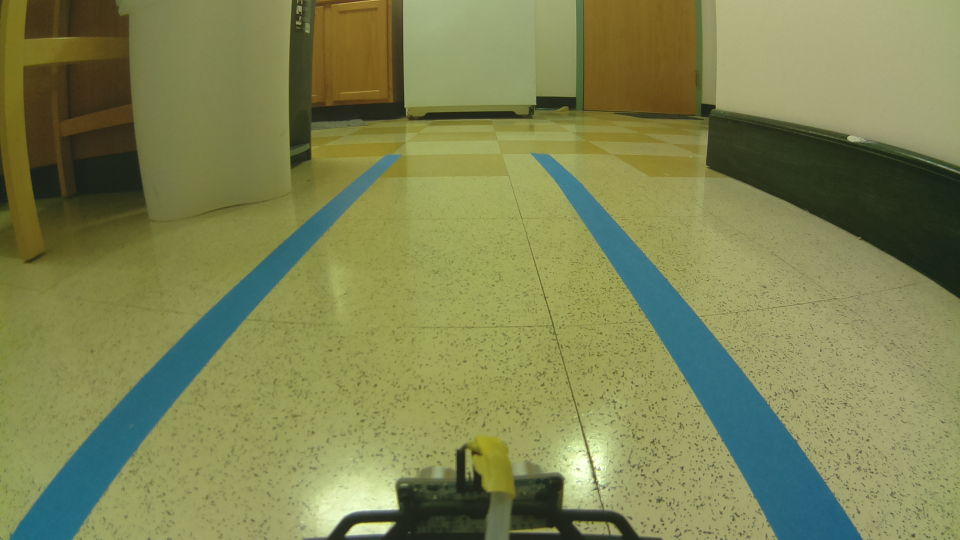
#> input picture LaneDetectorObj/test_images/straightLane.jpg, 1920 x 1080 px, given in place of 192.168.137.210:8081, which was not available (shown at 1/2 size)
$ python main.py   (older library calls are emulated)
#> lines starting #> are read from the running program, lines starting #| are printed output that depends on the picture; after the words box and inside, x2 and y2 are one past the last pixel; in counts of white or black regions, pixels touching at a corner belong together; pictures that were not available may be replaced by others from this repository, and a replacement may not be noted
#> further down, frame is the input picture: shape (1080, 1920, 3); mean B, G, R 82.3, 131.4, 125.8
### LaneDetectorObj/tracker.py
import numpy as np
import cv2
from LaneDetectorObj.window import Window
from LaneDetectorObj.line import Line
from LaneDetectorObj.gradients import get_edges
from LaneDetectorObj.perspective import flatten_perspective
import matplotlib.pyplot as plt


class LaneTracker(object):
    """
    Tracks the lane in a series of consecutive frames.
    """

    def __init__(self, first_frame, n_windows=9):
        """
        Initialises a tracker object.

        Parameters
        ----------
        first_frame     : First frame of the frame series. We use it to get dimensions and initialise values.
        n_windows       : Number of windows we use to track each lane edge.
        """
#> called with n_windows = 9
        (self.h, self.w, _) = first_frame.shape
        self.win_n = n_windows
        self.left = None
        self.right = None
        self.l_windows = []
        self.r_windows = []
        self.initialize_lines(first_frame)

    def initialize_lines(self, frame):
        """
        Finds starting points for left and right lines (e.g. lane edges) and initialises Window and Line objects.

        Parameters
        ----------
        frame   : Frame to scan for lane edges.
        """
        # Take a histogram of the bottom half of the image
        edges = get_edges(frame)
        (flat_edges, _) = flatten_perspective(edges)
        histogram = np.sum(flat_edges[int(self.h / 2):, :], axis=0)

        nonzero = flat_edges.nonzero()
        # Create empty lists to receive left and right lane pixel indices
        l_indices = np.empty([0], dtype=np.int)
        r_indices = np.empty([0], dtype=np.int)
        window_height = int(self.h / self.win_n)

        for i in range(self.win_n):
            l_window = Window(
                y1=self.h - (i + 1) * window_height,
                y2=self.h - i * window_height,
                x=self.l_windows[-1].x if len(self.l_windows) > 0 else np.argmax(histogram[:self.w // 2])
            )
            r_window = Window(
                y1=self.h - (i + 1) * window_height,
                y2=self.h - i * window_height,
                x=self.r_windows[-1].x if len(self.r_windows) > 0 else np.argmax(histogram[self.w // 2:]) + self.w // 2
            )
            # Append nonzero indices in the window boundary to the lists
            l_indices = np.append(l_indices, l_window.pixels_in(nonzero), axis=0)
            r_indices = np.append(r_indices, r_window.pixels_in(nonzero), axis=0)
            self.l_windows.append(l_window)
            self.r_windows.append(r_window)
        self.left = Line(x=nonzero[1][l_indices], y=nonzero[0][l_indices], h=self.h, w = self.w)
        self.right = Line(x=nonzero[1][r_indices], y=nonzero[0][r_indices], h=self.h, w = self.w)

    def scan_frame_with_windows(self, frame, windows):
        """
        Scans a frame using initialised windows in an attempt to track the lane edges.

        Parameters
        ----------
        frame   : New frame
        windows : Array of windows to use for scanning the frame.

        Returns
        -------
        A tuple of arrays containing coordinates of points found in the specified windows.
        """
        indices = np.empty([0], dtype=np.int)
        nonzero = frame.nonzero()
        window_x = None
        for window in windows:
            indices = np.append(indices, window.pixels_in(nonzero, window_x), axis=0)
            window_x = window.mean_x
        return (nonzero[1][indices], nonzero[0][indices])

    def process(self, frame, draw_lane=True, draw_statistics=True):
        """
        Performs a full lane tracking pipeline on a frame.

        Parameters
        ----------
        frame               : New frame to process.
        draw_lane           : Flag indicating if we need to draw the lane on top of the frame.
        draw_statistics     : Flag indicating if we need to render the debug information on top of the frame.

        Returns
        -------
        Resulting frame.
        """
        edges = get_edges(frame)
        # [5 lines of commented-out code are left out]
        (flat_edges, unwarp_matrix) = flatten_perspective(edges)
        (l_x, l_y) = self.scan_frame_with_windows(flat_edges, self.l_windows)
        self.left.process_points(l_x, l_y)
        (r_x, r_y) = self.scan_frame_with_windows(flat_edges, self.r_windows)
        self.right.process_points(r_x, r_y)

        if draw_statistics:
            edges = get_edges(frame, separate_channels=True)
            debug_overlay = self.draw_debug_overlay(flatten_perspective(edges)[0])
            top_overlay = self.draw_lane_overlay(flatten_perspective(frame)[0])
            debug_overlay = cv2.resize(debug_overlay, (0, 0), fx=0.3, fy=0.3)
            top_overlay = cv2.resize(top_overlay, (0, 0), fx=0.3, fy=0.3)
            frame[:250, :, :] = frame[:250, :, :] * .4
            (h, w, _) = debug_overlay.shape
            frame[20:20 + h, 20:20 + w, :] = debug_overlay
            frame[20:20 + h, 20 + 20 + w:20 + 20 + w + w, :] = top_overlay
            text_x = 20 + 20 + w + w + 20
            self.draw_text(frame, 'Radius of curvature:  {} m'.format(self.radius_of_curvature()), text_x, 80)
            self.draw_text(frame, 'Distance (left):       {:.1f} m'.format(self.left.camera_distance()), text_x, 140)
            self.draw_text(frame, 'Distance (right):      {:.1f} m'.format(self.right.camera_distance()), text_x, 200)

        if draw_lane:
            frame = self.draw_lane_overlay(frame, unwarp_matrix)

        return frame

    def draw_text(self, frame, text, x, y):
        cv2.putText(frame, text, (x, y), cv2.FONT_HERSHEY_SIMPLEX, .8, (255, 255, 255), 2)

    def draw_debug_overlay(self, binary, lines=True, windows=True):
        """
        Draws an overlay with debugging information on a bird's-eye view of the road (e.g. after applying perspective
        transform).

        Parameters
        ----------
        binary  : Frame to overlay.
        lines   : Flag indicating if we need to draw lines.
        windows : Flag indicating if we need to draw windows.

        Returns
        -------
        Frame with an debug information overlay.
        """
        if len(binary.shape) == 2:
            image = np.dstack((binary, binary, binary))
        else:
            image = binary
        if windows:
            for window in self.l_windows:
                coordinates = window.coordinates()
                cv2.rectangle(image, coordinates[0], coordinates[1], (1., 1., 0), 2)
            for window in self.r_windows:
                coordinates = window.coordinates()
                cv2.rectangle(image, coordinates[0], coordinates[1], (1., 1., 0), 2)
        if lines:
            cv2.polylines(image, [self.left.get_points()], False, (1., 0, 0), 2)
            cv2.polylines(image, [self.right.get_points()], False, (1., 0, 0), 2)
        return image * 255

    def draw_lane_overlay(self, image, unwarp_matrix=None):
        """
        Draws an overlay with tracked lane applying perspective unwarp to project it on the original frame.

        Parameters
        ----------
        image           : Original frame.
        unwarp_matrix   : Transformation matrix to unwarp the bird's eye view to initial frame. Defaults to `None` (in
        which case no unwarping is applied).

        Returns
        -------
        Frame with a lane overlay.
        """
        # Create an image to draw the lines on
        overlay = np.zeros_like(image).astype(np.uint8)
        points = np.vstack((self.left.get_points(), np.flipud(self.right.get_points())))
        # Draw the lane onto the warped blank image
        cv2.fillPoly(overlay, [points], (0, 255, 0))
        if unwarp_matrix is not None:
            # Warp the blank back to original image space using inverse perspective matrix (Minv)
            overlay = cv2.warpPerspective(overlay, unwarp_matrix, (image.shape[1], image.shape[0]))
        # Combine the result with the original image
        return cv2.addWeighted(image, 1, overlay, 0.3, 0)

    def radius_of_curvature(self):
        """
        Calculates radius of the lane curvature by averaging curvature of the edge lines.

        Returns
        -------
        Radius of the lane curvature in meters.
        """
        return int(np.average([self.left.radius_of_curvature(), self.right.radius_of_curvature()]))

### LaneDetectorObj/gradients.py
import numpy as np
import cv2


# [88 lines left out: functions gradient_abs_value_mask, gradient_magnitude_mask, gradient_direction_mask, blue_color_mask, not called in this run]

def color_threshold_mask(image, threshold=(0, 255)):
    """
    Masks the image based on color intensity.

    Parameters
    ----------
    image           : Image to mask.
    threshold       : Color intensity threshold.

    Returns
    -------
    Image mask with 1s in activations and 0 in other pixels.
    """
    mask = np.zeros_like(image)
    mask[(image > threshold[0]) & (image <= threshold[1])] = 1
    return mask

def get_edges(image, separate_channels=False):
    """
    Masks the image based on a composition of edge detectors: gradient value,
    gradient magnitude, gradient direction and color.

    Parameters
    ----------
    image               : Image to mask.
    separate_channels   : Flag indicating if we need to put masks in different color channels.

    Returns
    -------
    Image mask with 1s in activations and 0 in other pixels.
    """
#> called with separate_channels = False
    # [11 lines of commented-out code are left out]


    r_channel = image[:,:,0]
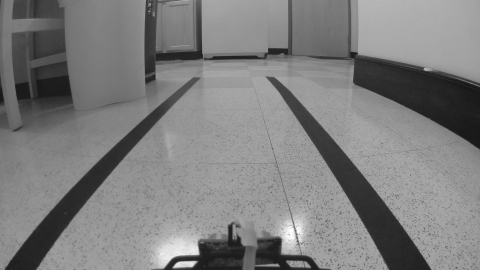
#> r_channel: shape (1080, 1920) (shown at 1/4 size); min 19, max 255, mean 125.8
    red_color_mask = color_threshold_mask(r_channel, threshold=(0, 90))
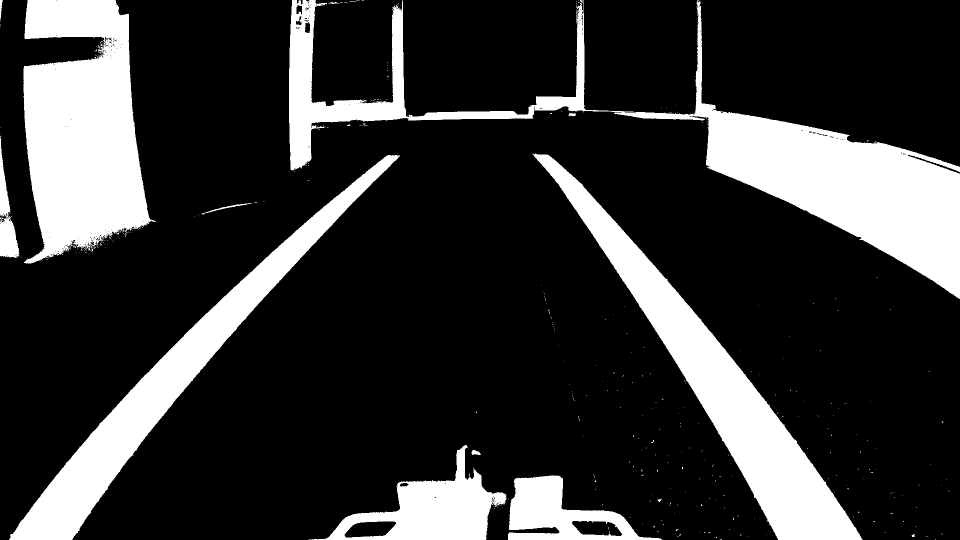
#> red_color_mask: shape (1080, 1920) (shown at 1/2 size); values 0 (black) and 1 (white), 20.9% white; 369 white regions (355 under 20 px), largest, box (x1, y1, x2, y2) and area: (578, 0, 1920, 598) 133083, (47, 0, 312, 527) 95985, (1064, 307, 1725, 1080) 84554
    b_channel = image[:,:,2]
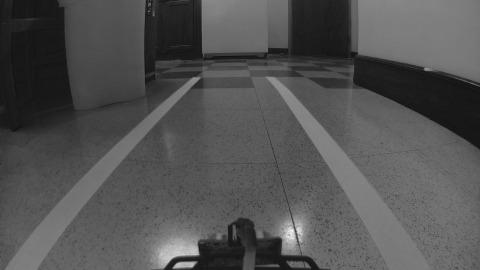
#> b_channel: shape (1080, 1920) (shown at 1/4 size); min 0, max 248, mean 82.3
    blue_color_mask = color_threshold_mask(b_channel, threshold=(70,255))
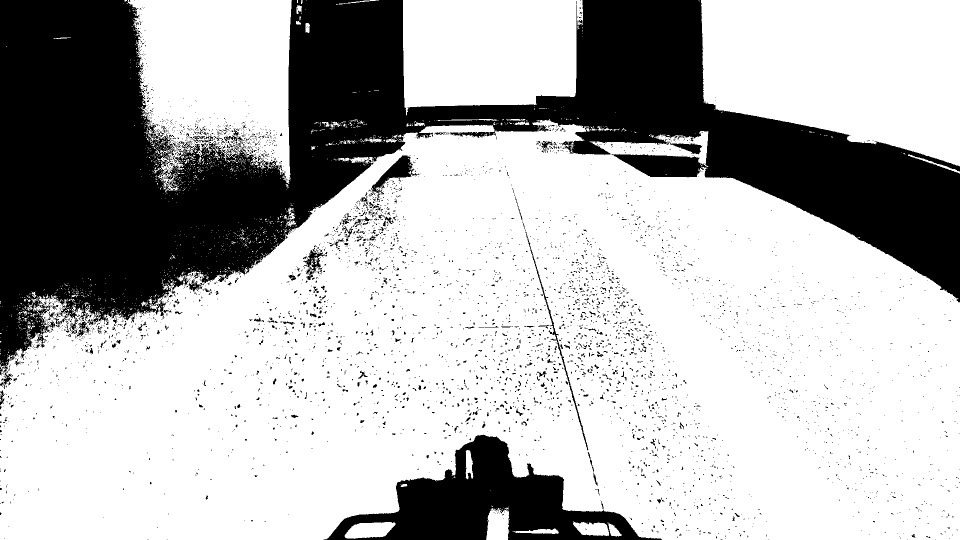
#> blue_color_mask: shape (1080, 1920) (shown at 1/2 size); values 0 (black) and 1 (white), 70.5% white; 4627 black regions (4394 under 20 px), largest, box (x1, y1, x2, y2) and area: (0, 0, 1920, 751) 524174, (647, 869, 1324, 1080) 55741, (742, 311, 839, 404) 2288
    if separate_channels:
        return np.dstack((np.zeros_like(r_channel), blue_color_mask, red_color_mask))
    else:
        mask = np.zeros_like(r_channel)
        #(gradient_mask == 1) |
        mask[(red_color_mask == 1) & (blue_color_mask==1)] = 1
        return mask

### LaneDetectorObj/perspective.py
import numpy as np
import cv2


def flatten_perspective(image):
    """
    Warps the image from the vehicle front-facing camera mapping hte road to a bird view perspective.

    Parameters
    ----------
    image       : Image from the vehicle front-facing camera.

    Returns
    -------
    Warped image.
    """
    # Get image dimensions
    (h, w) = (image.shape[0], image.shape[1])
#> (the rest of the program and of its run is left out)
